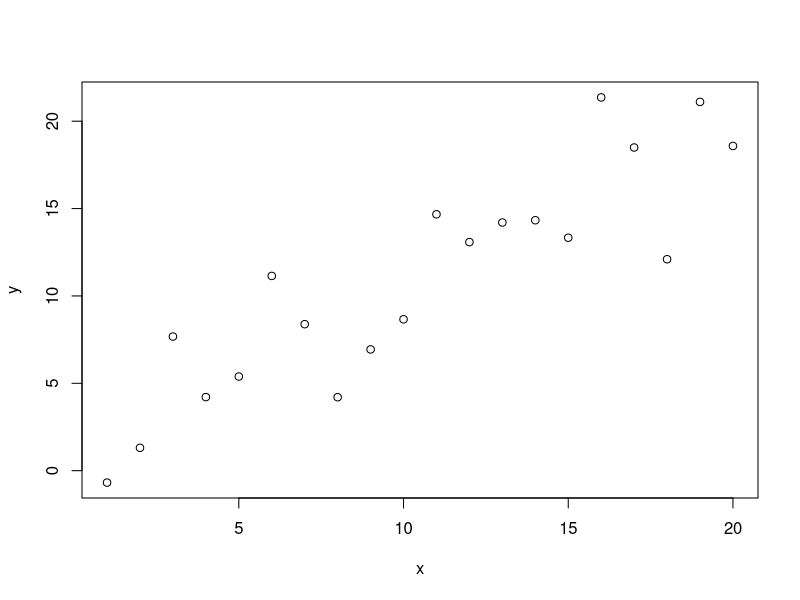
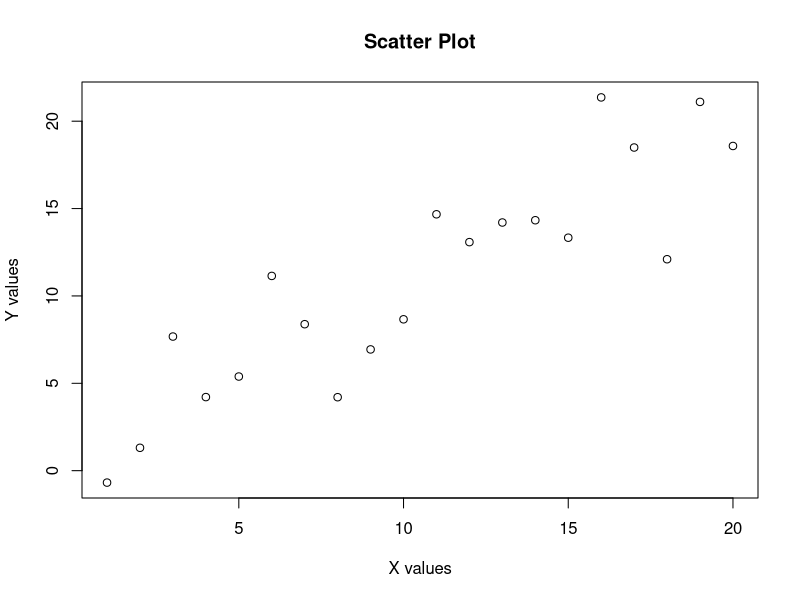
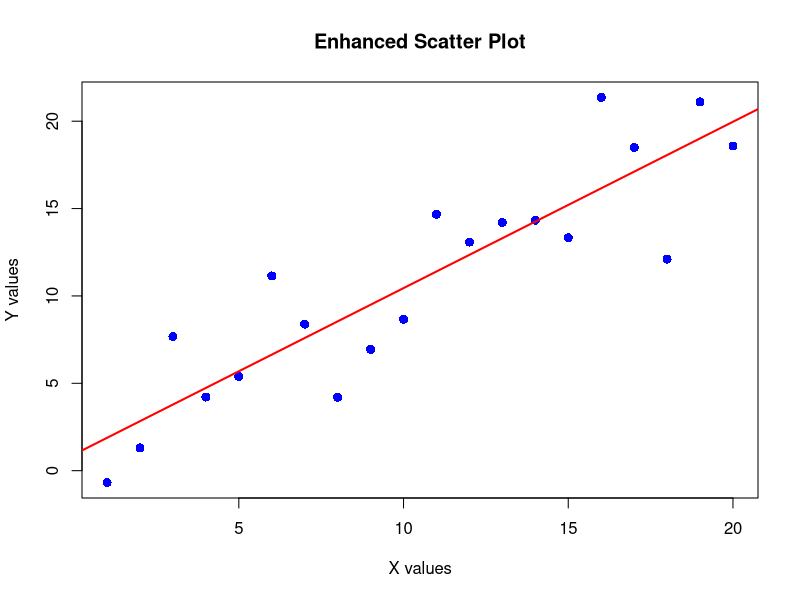
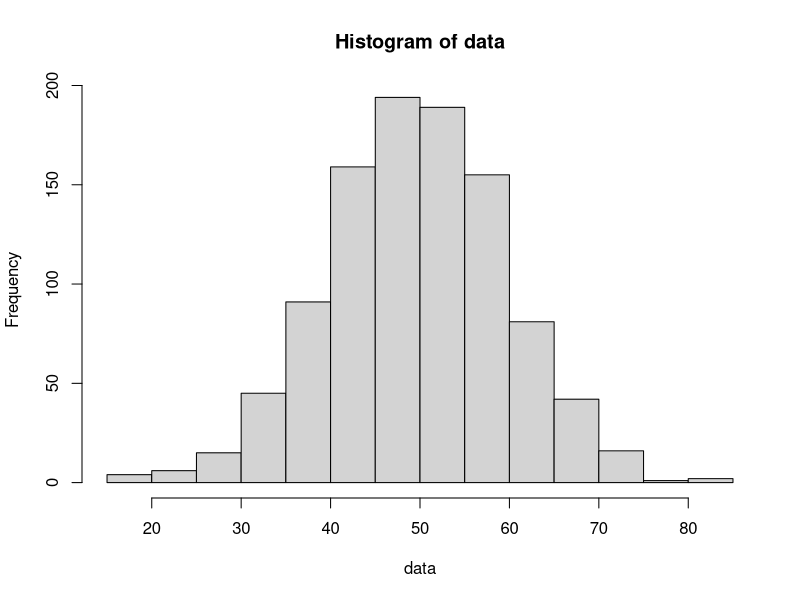
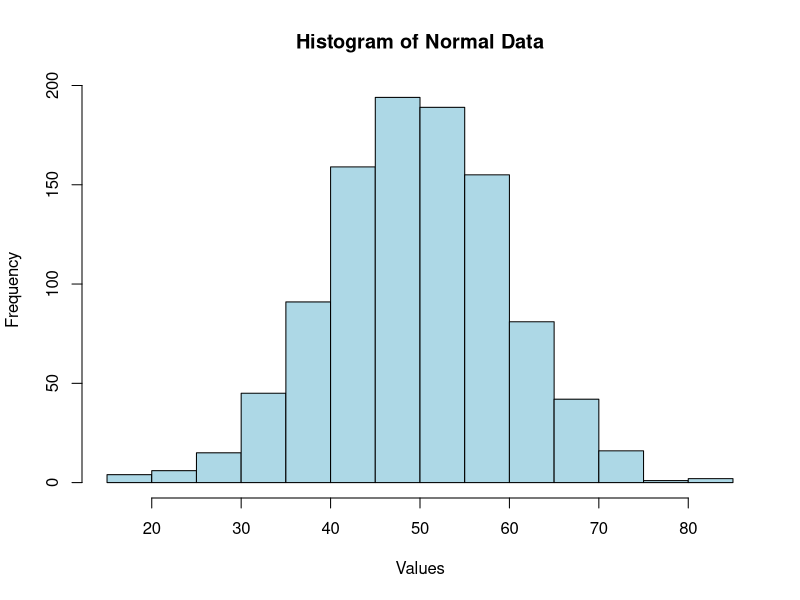
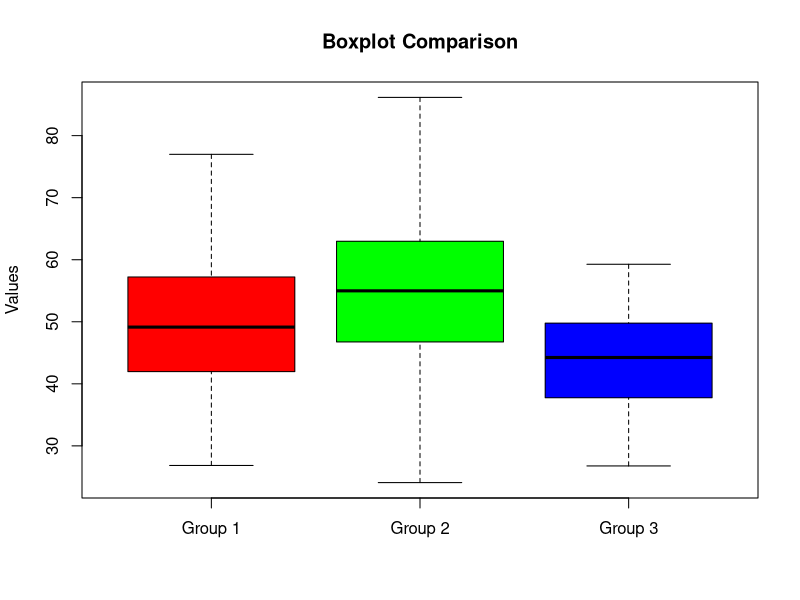
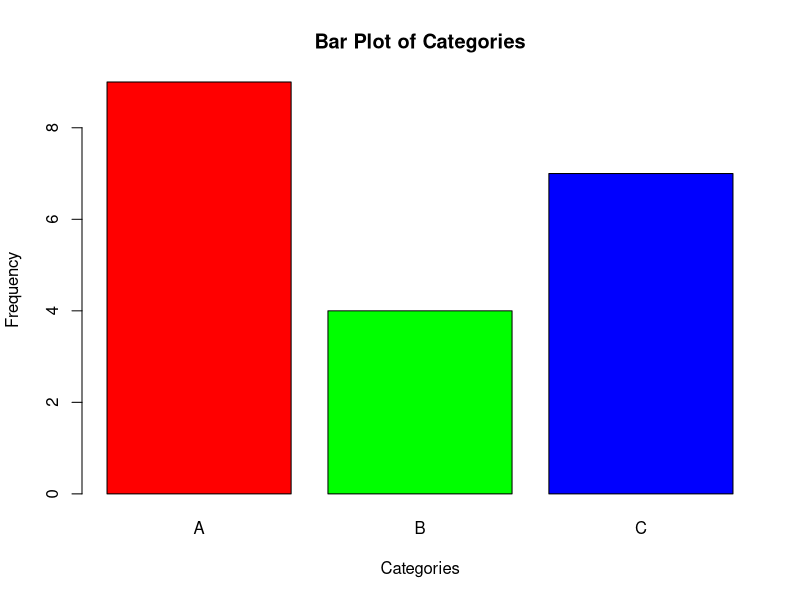
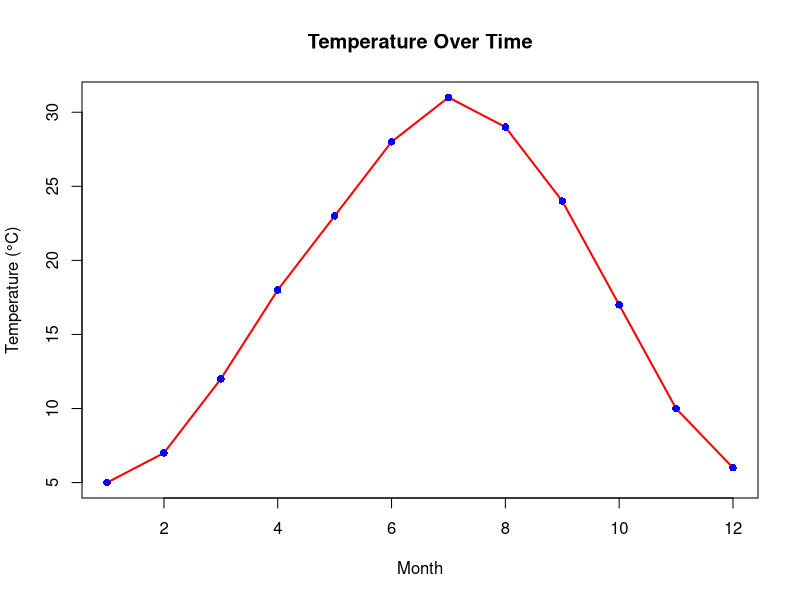

The R script that drew these images, in order:
# =============================================================================
# INTRODUCTION TO R - COMPLETE COURSE SCRIPT
# =============================================================================
# Author: Prof. Gianluca Mastrantonio
# Institution: Politecnico di Torino
# Course: Introduction to R Programming and Statistical Analysis
# 
# This script contains all R commands from the complete R course notebook
# organized by topic with explanations and comments.
# =============================================================================

# =============================================================================
# 1. FIRST STEPS IN R
# =============================================================================

# Welcome to R! This is a comment (lines starting with # are ignored)

# R as a calculator
print("Hello, R!")
2 + 3
10 - 4
6 * 7
15 / 3
2^3  # Exponentiation

# Check R version and basic information
R.version.string
sessionInfo()

# =============================================================================
# 2. R HELP SYSTEM
# =============================================================================

# Getting help in R
help(mean)        # Full help documentation
?mean            # Shortcut for help
??mean           # Search for functions containing "mean"
example(mean)    # Run examples from help file

# Help for operators (need quotes)
help("+")
help("if")

# Apropos: find functions containing a string
apropos("mean")
apropos("plot")

# Finding help for packages
help(package = "stats")

# Search in help files
help.search("linear model")

# =============================================================================
# 3. DATA TYPES AND BASIC OPERATIONS
# =============================================================================

# Numeric data type
x <- 5.7
class(x)
typeof(x)
is.numeric(x)

# Integer data type (needs L suffix or as.integer)
y <- 5L
class(y)
typeof(y)

# Convert between types
as.integer(x)
as.numeric(y)

# Character data type
name <- "Alice"
class(name)
is.character(name)

# Logical data type
is_student <- TRUE
class(is_student)
is.logical(is_student)

# Complex numbers
z <- 3 + 4i
class(z)
is.complex(z)

# Type checking functions
is.numeric(x)
is.character(name)
is.logical(is_student)

# =============================================================================
# 4. VECTORS - THE FOUNDATION OF R
# =============================================================================

# Creating vectors
numbers <- c(1, 2, 3, 4, 5)
names <- c("Alice", "Bob", "Charlie")
logical_vec <- c(TRUE, FALSE, TRUE, FALSE)

# Vector properties
length(numbers)
class(numbers)
str(numbers)

# Sequence generation
seq1 <- 1:10                    # Simple sequence
seq2 <- seq(1, 10, by = 2)     # Custom sequence
seq3 <- seq(0, 1, length.out = 11)  # Specified length

# Repetition
rep(1, 5)                      # Repeat single value
rep(c(1, 2), 3)               # Repeat vector
rep(c(1, 2), each = 3)        # Repeat each element

# Vector indexing
numbers[1]                     # First element
numbers[c(1, 3, 5)]           # Multiple elements
numbers[-1]                    # All except first
numbers[numbers > 3]          # Conditional indexing

# Named vectors
ages <- c("Alice" = 25, "Bob" = 30, "Charlie" = 28)
ages["Alice"]                 # Access by name
names(ages)                   # Get names

# Vector arithmetic (element-wise operations)
v1 <- c(1, 2, 3)
v2 <- c(4, 5, 6)
v1 + v2                       # Addition
v1 * v2                       # Multiplication
v1^2                          # Power

# Vector recycling example
c(1, 2, 3) + c(10, 20)       # Shorter vector recycled

# Useful vector functions
numbers <- c(1, 5, 3, 9, 2)
sum(numbers)                  # Sum
mean(numbers)                 # Mean
median(numbers)               # Median
max(numbers)                  # Maximum
min(numbers)                  # Minimum
sort(numbers)                 # Sort ascending
sort(numbers, decreasing = TRUE)  # Sort descending
length(numbers)               # Length
unique(c(1, 1, 2, 2, 3))     # Unique values

# =============================================================================
# 5. MATRICES AND ARRAYS
# =============================================================================

# Create matrices
matrix1 <- matrix(1:12, nrow = 3, ncol = 4)
matrix2 <- matrix(1:12, nrow = 3, ncol = 4, byrow = TRUE)

# Matrix from vectors
v1 <- c(1, 2, 3)
v2 <- c(4, 5, 6)
matrix3 <- rbind(v1, v2)      # Row bind
matrix4 <- cbind(v1, v2)      # Column bind

# Matrix properties
dim(matrix1)                  # Dimensions
nrow(matrix1)                 # Number of rows
ncol(matrix1)                 # Number of columns
length(matrix1)               # Total elements

# Matrix indexing
matrix1[1, 2]                 # Element at row 1, column 2
matrix1[1, ]                  # First row
matrix1[, 2]                  # Second column
matrix1[1:2, 1:3]            # Submatrix

# Matrix operations
A <- matrix(1:4, nrow = 2)
B <- matrix(5:8, nrow = 2)
A + B                         # Element-wise addition
A * B                         # Element-wise multiplication
A %*% B                       # Matrix multiplication
t(A)                          # Transpose

# Matrix functions
rowSums(A)                    # Row sums
colSums(A)                    # Column sums
rowMeans(A)                   # Row means
colMeans(A)                   # Column means

# =============================================================================
# 6. DATA FRAMES - WORKING WITH DATASETS
# =============================================================================

# Create data frame
students <- data.frame(
  name = c("Alice", "Bob", "Charlie", "Diana"),
  age = c(20, 22, 21, 23),
  grade = c("A", "B", "A", "C"),
  passed = c(TRUE, TRUE, TRUE, FALSE),
  stringsAsFactors = FALSE
)

# Data frame properties
str(students)                 # Structure
summary(students)             # Summary statistics
head(students)                # First few rows
tail(students)                # Last few rows
nrow(students)                # Number of rows
ncol(students)                # Number of columns
names(students)               # Column names

# Indexing data frames
students[1, ]                 # First row
students[, 2]                 # Second column
students$name                 # Column by name
students[["name"]]            # Another way to access columns
students["age"]               # Returns data frame
students[students$age > 21, ] # Conditional indexing

# Adding new columns
students$gpa <- c(3.8, 3.2, 3.9, 2.8)
students$year <- "Sophomore"

# Removing columns
students$year <- NULL

# =============================================================================
# 7. LISTS - COMPLEX DATA STRUCTURES
# =============================================================================

# Create lists (can contain different data types)
my_list <- list(
  numbers = c(1, 2, 3, 4, 5),
  names = c("Alice", "Bob", "Charlie"),
  matrix = matrix(1:6, nrow = 2),
  logical = TRUE
)

# List indexing
my_list[[1]]                  # First element (returns vector)
my_list[1]                    # First element (returns list)
my_list$numbers               # Access by name
my_list[["numbers"]]          # Another way to access by name

# List properties
length(my_list)               # Number of elements
names(my_list)                # Element names
str(my_list)                  # Structure

# Adding to lists
my_list$new_item <- "Hello"
my_list[[5]] <- c(10, 20, 30)

# =============================================================================
# 8. PROBABILITY DISTRIBUTIONS IN R
# =============================================================================

# Normal Distribution
# dnorm: probability density function
dnorm(0)                      # Standard normal at x=0
dnorm(1.96)                   # At x=1.96
dnorm(0, mean=5, sd=2)        # Non-standard normal

# pnorm: cumulative distribution function
pnorm(0)                      # P(Z <= 0) for standard normal
pnorm(1.96)                   # P(Z <= 1.96) ≈ 0.975
pnorm(10, mean=5, sd=2)       # P(X <= 10) for N(5,4)

# qnorm: quantile function (inverse CDF)
qnorm(0.5)                    # 50th percentile (median)
qnorm(0.975)                  # 97.5th percentile ≈ 1.96
qnorm(0.95, mean=5, sd=2)     # 95th percentile of N(5,4)

# rnorm: random number generation
rnorm(5)                      # 5 random numbers from standard normal
rnorm(10, mean=5, sd=2)       # 10 random numbers from N(5,4)

# Binomial Distribution
dbinom(3, size=10, prob=0.3)  # P(X=3) for Binomial(10, 0.3)
pbinom(3, size=10, prob=0.3)  # P(X<=3) for Binomial(10, 0.3)
qbinom(0.5, size=10, prob=0.3) # Median of Binomial(10, 0.3)
rbinom(5, size=10, prob=0.3)  # 5 random samples

# Poisson Distribution
dpois(2, lambda=3)            # P(X=2) for Poisson(3)
ppois(2, lambda=3)            # P(X<=2) for Poisson(3)
qpois(0.5, lambda=3)          # Median of Poisson(3)
rpois(5, lambda=3)            # 5 random samples

# =============================================================================
# 9. FUNCTIONS AND PACKAGE MANAGEMENT
# =============================================================================

# Basic function example
calculate_circle_area <- function(radius) {
  area <- pi * radius^2
  return(area)
}

# Test the function
calculate_circle_area(5)
calculate_circle_area(c(1, 2, 3, 4, 5))  # Works with vectors too

# Function with default arguments
greet_person <- function(name, greeting = "Hello", punctuation = "!") {
  message <- paste(greeting, name, punctuation, sep = "")
  return(message)
}

# Test with different argument combinations
greet_person("Alice")
greet_person("Bob", "Hi")
greet_person("Charlie", "Good morning", ".")
greet_person("Diana", punctuation = "!!!")  # Named argument

# Function returning multiple values (as a list)
calculate_statistics <- function(numbers) {
  n <- length(numbers)
  mean_val <- mean(numbers)
  median_val <- median(numbers)
  sd_val <- sd(numbers)
  
  # Return multiple values as a named list
  return(list(
    count = n,
    mean = mean_val,
    median = median_val,
    std_dev = sd_val,
    summary = summary(numbers)
  ))
}

# Test the function
test_data <- c(1, 2, 3, 4, 5, 6, 7, 8, 9, 10)
stats_result <- calculate_statistics(test_data)
print(stats_result)

# Access individual components
cat("Mean:", stats_result$mean, "\n")
cat("Standard deviation:", stats_result$std_dev, "\n")

# Function with variable arguments
print_all <- function(...) {
  args <- list(...)
  cat("Number of arguments:", length(args), "\n")
  for (i in 1:length(args)) {
    cat("Argument", i, ":", args[[i]], "\n")
  }
}

print_all("hello", 42, TRUE, "world")

# Package management functions
is_package_installed <- function(package_name) {
  package_name %in% rownames(installed.packages())
}

# Check if a package is installed
cat("Is ggplot2 installed?", is_package_installed("ggplot2"), "\n")

# Safe library loading
safe_library <- function(package_name) {
  if (is_package_installed(package_name)) {
    library(package_name, character.only = TRUE)
    cat("Package", package_name, "loaded successfully.\n")
    return(TRUE)
  } else {
    cat("Package", package_name, "is not installed.\n")
    return(FALSE)
  }
}

# Get information about installed packages
installed_pkgs <- installed.packages()[, c("Package", "Version", "Priority")]
head(installed_pkgs, 10)  # Show first 10 packages

# Count installed packages
cat("Total installed packages:", nrow(installed.packages()), "\n")

# =============================================================================
# 10. DATA VISUALIZATION
# =============================================================================

# Generate sample data for plotting
set.seed(123)  # For reproducible results
x <- 1:20
y <- x + rnorm(20, 0, 3)
categories <- factor(sample(c("A", "B", "C"), 20, replace = TRUE))

# Basic scatter plot
plot(x, y)
plot(x, y, main = "Scatter Plot", xlab = "X values", ylab = "Y values")

# Customized scatter plot
plot(x, y, 
     main = "Enhanced Scatter Plot",
     xlab = "X values", 
     ylab = "Y values",
     col = "blue", 
     pch = 16,
     cex = 1.2)

# Add a line of best fit
abline(lm(y ~ x), col = "red", lwd = 2)

# Basic histogram
data <- rnorm(1000, mean = 50, sd = 10)
hist(data)
hist(data, 
     main = "Histogram of Normal Data",
     xlab = "Values",
     ylab = "Frequency",
     col = "lightblue",
     breaks = 20)

# Basic boxplot
group1 <- rnorm(100, mean = 50, sd = 10)
group2 <- rnorm(100, mean = 55, sd = 12)
group3 <- rnorm(100, mean = 45, sd = 8)
boxplot(group1, group2, group3,
        names = c("Group 1", "Group 2", "Group 3"),
        main = "Boxplot Comparison",
        ylab = "Values",
        col = c("red", "green", "blue"))

# Basic bar plot
counts <- table(categories)
barplot(counts,
        main = "Bar Plot of Categories",
        xlab = "Categories",
        ylab = "Frequency",
        col = rainbow(length(counts)))

# Line plot
time <- 1:12
temperature <- c(5, 7, 12, 18, 23, 28, 31, 29, 24, 17, 10, 6)
plot(time, temperature, 
     type = "l",
     main = "Temperature Over Time",
     xlab = "Month",
     ylab = "Temperature (°C)",
     col = "red",
     lwd = 2)

# Add points to the line plot
points(time, temperature, col = "blue", pch = 16)

# Multiple plots in one figure
par(mfrow = c(2, 2))  # 2x2 grid

# Plot 1: Scatter plot
plot(x, y, main = "Scatter Plot")

# Plot 2: Histogram
hist(data, main = "Histogram")

# Plot 3: Boxplot
boxplot(group1, group2, group3, main = "Boxplot")

# Plot 4: Bar plot
barplot(counts, main = "Bar Plot")

# Reset to single plot
par(mfrow = c(1, 1))

# =============================================================================
# 11. ADVANCED PLOTTING TECHNIQUES
# =============================================================================

# Create more complex visualization
# Correlation plot
x1 <- rnorm(50)
y1 <- x1 + rnorm(50, 0, 0.5)
plot(x1, y1,
     main = "Correlation Example",
     xlab = "X variable",
     ylab = "Y variable",
     col = "darkblue",
     pch = 19)

# Add correlation coefficient to plot
correlation <- cor(x1, y1)
text(max(x1) * 0.7, max(y1) * 0.9, 
     paste("r =", round(correlation, 3)),
     col = "red", cex = 1.2)

# Density plot
plot(density(data),
     main = "Density Plot",
     xlab = "Values",
     ylab = "Density",
     col = "purple",
     lwd = 2)

# Add normal curve for comparison
curve(dnorm(x, mean = mean(data), sd = sd(data)),
      add = TRUE, col = "red", lwd = 2, lty = 2)

# Legend
legend("topright", 
       c("Sample Data", "Normal Curve"),
       col = c("purple", "red"),
       lwd = 2,
       lty = c(1, 2))

# =============================================================================
# 12. BASIC STATISTICAL OPERATIONS
# =============================================================================

# Summary statistics
data_sample <- rnorm(100, mean = 50, sd = 10)

# Central tendency
mean(data_sample)
median(data_sample)

# Variability
var(data_sample)              # Variance
sd(data_sample)               # Standard deviation
range(data_sample)            # Range
IQR(data_sample)              # Interquartile range

# Quantiles
quantile(data_sample)         # Default quantiles
quantile(data_sample, probs = c(0.1, 0.9))  # Custom quantiles

# Complete summary
summary(data_sample)

# Correlation and covariance
x_var <- rnorm(50)
y_var <- 2 * x_var + rnorm(50)
cor(x_var, y_var)             # Correlation
cov(x_var, y_var)             # Covariance

# Simple linear regression
model <- lm(y_var ~ x_var)
summary(model)

# Basic hypothesis testing
# One-sample t-test
t.test(data_sample, mu = 50)

# Two-sample t-test
group_a <- rnorm(30, mean = 50, sd = 10)
group_b <- rnorm(30, mean = 55, sd = 10)
t.test(group_a, group_b)

# =============================================================================
# 13. WORKSPACE MANAGEMENT
# =============================================================================

# List objects in workspace
ls()

# Remove specific objects
# rm(object_name)

# Remove all objects (use with caution!)
# rm(list = ls())

# Get working directory
getwd()

# Set working directory (example - don't run unless needed)
# setwd("/path/to/your/directory")

# Save workspace
# save.image("my_workspace.RData")

# Load workspace
# load("my_workspace.RData")

# Save specific objects
# save(data_sample, students, file = "my_data.RData")

# =============================================================================
# END OF SCRIPT
# =============================================================================

# This script provides a comprehensive introduction to R programming
# covering all major topics from the complete R course notebook.
# 
# To use this script:
# 1. Run sections individually to understand each concept
# 2. Modify examples to experiment with different parameters
# 3. Add your own data and analyses
# 4. Use as a reference for R syntax and functions
#
# For more advanced topics, consider exploring:
# - Data manipulation with dplyr
# - Advanced graphics with ggplot2
# - Statistical modeling and machine learning
# - Time series analysis
# - Spatial data analysis
